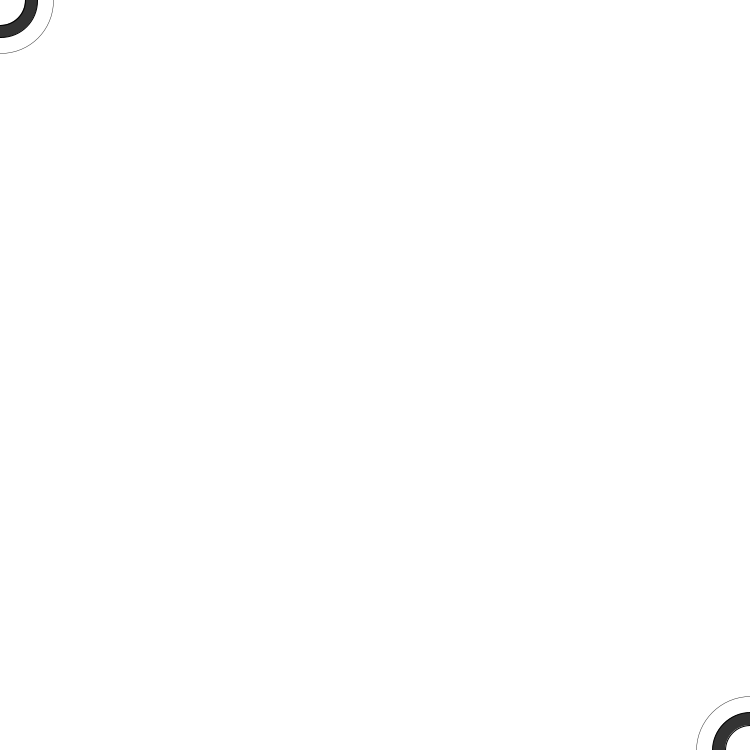
Frame 1 (no input)
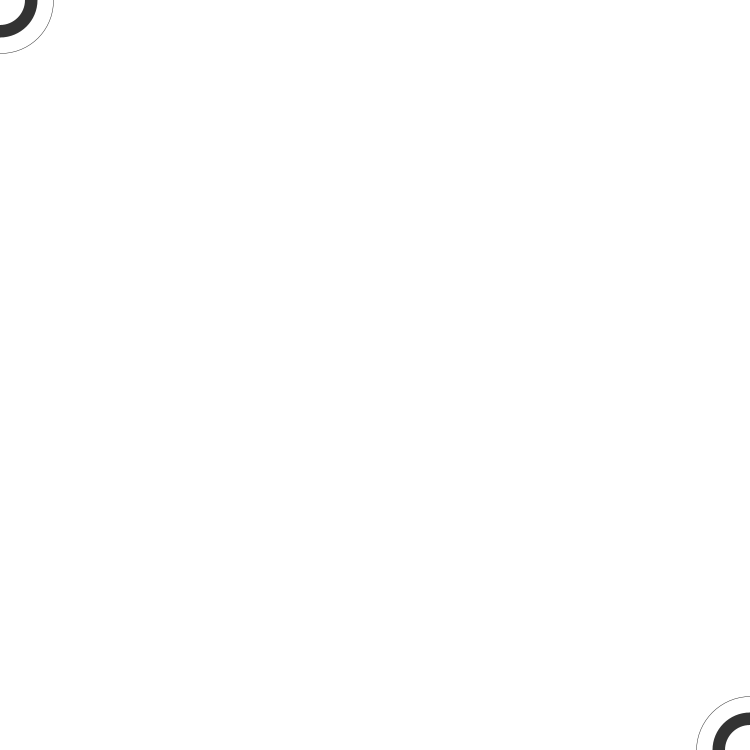
Frame 60 (the mouse pressed at the canvas centre just before this capture)
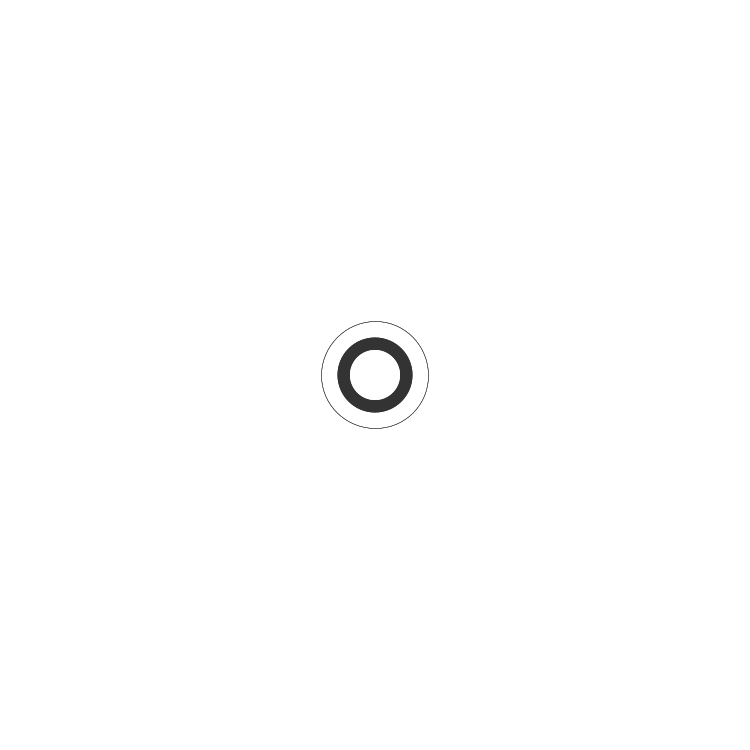
Frame 120 (the mouse held since frame 60 and released just before this capture)

The Processing sketch that drew these frames (run headless with seeded random() and noise(); from frame 60 on, the mouse is pressed at the canvas centre):

// Processing sketch: circa
// ── circa.pde
void setup() {
  size(750, 750);
}

void draw() {
  translate(width/2, height/2);
  background(255);
  fill(#333333);
  ellipse(mouseX - width/2, mouseY - height/2, width/10, height/10);
  ellipse(-mouseX + width/2, -mouseY + height/2, width/10, height/10);
  fill(#ffffff);
  ellipse(mouseX - width/2, mouseY - height/2, width/15, height/15);
  ellipse(-mouseX + width/2, -mouseY + height/2, width/15, height/15);
  noFill();
  stroke(#333333);
  strokeWeight(.5);
  ellipse(mouseX - width/2, mouseY - height/2, width/7, height/7);
  ellipse(-mouseX + width/2, -mouseY + height/2, width/7, height/7);
  noStroke();
}
